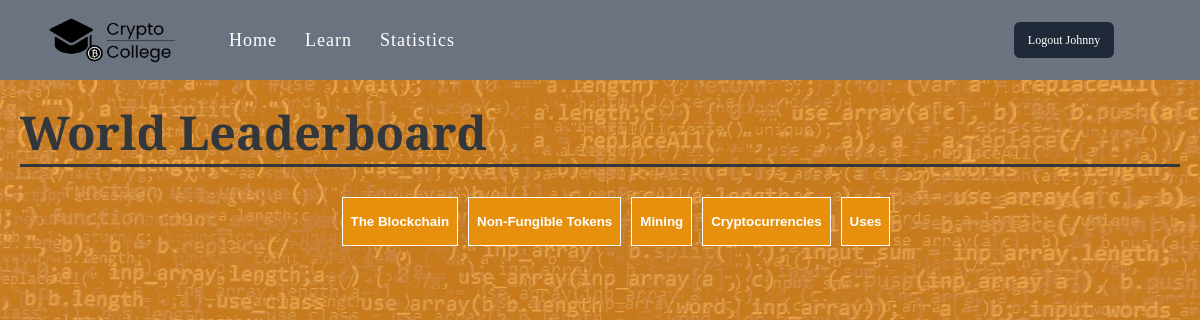
Screenshot of /statistics (signed in) with the database file from the repository.
### app/models.py (models this page shows, shortened)
class User(UserMixin, db.Model):
    id = db.Column(db.Integer, primary_key=True)
    username = db.Column(db.String(64), unique=True)
    email = db.Column(db.String(128), unique=True)
    password_hash = db.Column(db.String(128))
    userresults = db.relationship('UserResult', backref='user', lazy=True)

class Quiz(db.Model):
    id = db.Column(db.Integer, primary_key=True)
    quizname = db.Column(db.String(128))
    questions = db.relationship('Question', backref='quiz', lazy=True)
    'Return all questions that belong to the topic of this quiz'
    'Return a specific question from a quiz'

### app/routes.py (the view)
@app.route('/statistics')
def statistics():
    quizResults = QuizResult.getResultsForAllQuizzes()
    return render_template('Statistics.html', title='Statistics', results=quizResults, quizzes=Quiz.query.all())

### app/models.py (called while the page is built)
@login.user_loader
def load_user(id):
    return User.query.get(int(id))

    def getResultsForAllQuizzes():
        results = []
        for quiz in Quiz.query.all():
            quizResults = QuizResult.getResultsForQuiz(quiz.id)
            results.append((quiz.id, quizResults))
        return results

    def getResultsForQuiz(quizId):
        results = []
        rank = 1
        for quizResult in QuizResult.query.filter_by(quizid=quizId).order_by(QuizResult.score.desc()).limit(10):
            userId = UserResult.query.filter_by(userid=quizResult.userresultid).first().userid
            username = User.query.filter_by(id=userId).first().username
            results.append((username, quizResult.score, rank))
            rank += 1
        return results

### app/templates/Statistics.html (shortened to what this page needs)
{%extends "layout.html"%}
{%block content%}
<div>
    <h1
        style="font-size: 35pt; border-bottom-style:solid; margin:20px; font-family: 'Crimson Text', serif; color: #32373c;">
        World Leaderboard</h1>
    <div class="stats-tabs-container">
        <nav class="stats-tabs flex" aria-label="tabs">
            {% for quiz in quizzes%}
            <button id="quiz-select-{{quiz.id}}" onclick="selectQuiz(event)"
                class="quiz-select">{{quiz.quizname}}</button>
            {% endfor %}
        </nav>
    </div>
</div>
{%endblock%}

### app/templates/layout.html (shortened to what this page needs)
<!DOCTYPE html>
<html lang="en">
<head>
    <link rel="stylesheet" href="../static/CSS/Content.css">
    <link rel="stylesheet" href="../static/CSS/Style.css" />
    <link rel="stylesheet" href="../static/CSS/Assessment.css" />
    <link rel="stylesheet" href="../static/CSS/Lesson.css" />
    <link rel="stylesheet" href="../static/CSS/Layout.css" />
    <link rel="stylesheet" href="../static/CSS/Statistics.css" />
    <link rel="stylesheet" href="../static/CSS/Login+Registration.css" />
</head>
<body>
    <section>
        <header>
            <div id="topbar">
                <div id="brand">
                    <img src="../static/Pictures/logo.png" alt="logo">
                </div>
                <nav id="topbar-nav">
                    <a href="/" class="navbar-item">Home</a>
                    <a href="/lesson" class="navbar-item">Learn</a>
                    <a href="/statistics" class="navbar-item">Statistics</a>
                </nav>
                <div id="login-container">
                    <div class="flex">
                        {% if current_user.is_authenticated == False %}
                        <a class="login-button background-indigo" href="{{ url_for('login') }}">
                            <div id="login-button">Login</div>
                        </a>
                        <a class="login-button background-darkgray" id="register-button-area"
                            href="{{ url_for('register') }}">
                            <div id="register-button">Register</div>
                        </a>
                        {% else %}
                        <a class="login-button background-darkgray" href="{{ url_for('logout') }}">
                            <div>Logout {{current_user.username}}</div>
                        </a>
                        {% endif %}
                    </div>
                </div>
            </div>
        </header>
    </section>
    <section id="main">
        {% block content %}{% endblock %}
    </section>
</body>
</html>

### app/static/CSS/Style.css (style rules this page uses)
html, body { height: 100%; background-color: #f7931a; margin: 0; padding: 0; background-image: linear-gradient(rgba(247, 147, 26, 0.8), rgba(247, 147, 26, 0.8)), url('../Pictures/codeblauw.jpg'); background-size: cover; background-repeat: repeat-y; }
.flex { display: flex; }
.background-darkgray { --tw-bg-opacity: 1; background-color: rgba(31, 41, 55, var(--tw-bg-opacity)); }

### app/static/CSS/Layout.css (style rules this page uses)
header { --tw-bg-opacity: 1; background-color: rgba(107, 114, 128, var(--tw-bg-opacity)); }
#topbar { padding: 5px; display: flex; flex-direction: column; }
@media (min-width: 640px) { #topbar { padding: 15px 40px; flex-direction: row; } }
#topbar-nav { display: flex; flex-direction: column; text-align: center; padding-top: 20px; color: white; }
@media (min-width: 640px) { #topbar-nav { flex-direction: row; padding: 0 25px; } }
.navbar-item { padding: 6px 14px; text-decoration: none; color: white; display: flex; align-items: center; justify-content: center; font-size: 18px; letter-spacing: 1px; font-family: ui-serif, Georgia, "Times New Roman", Times, serif; }
#brand { display: flex; justify-content: center; }
#brand>img { width: 150px; height: 50px; }
.login-button { text-decoration: none; display: inline-flex; padding: 10px 10px; margin: 0 6px; font-size: 12px; color: white; font-weight: 400; border-width: 1px; border-color: transparent; line-height: 1rem; border-radius: 0.375rem; justify-content: center; width: 80px; }
#login-container { display: flex; align-items: center; margin-left: auto; margin-right: 40px; }

### app/static/CSS/Statistics.css (style rules this page uses)
.stats-tabs-container { border-bottom-width: 1px; --tw-border-opacity: 1; border-color: rgba(229, 231, 235, var(--tw-border-opacity)); padding: 10px; }
.stats-tabs { --tw-space-x-reverse: 0; margin-right: calc(2rem * var(--tw-space-x-reverse)); margin-left: calc(2rem * calc(1 - var(--tw-space-x-reverse))); justify-content: center; }
.stats-tabs > button { margin-left: 5px; margin-right: 5px; border-style: solid; border-width: 1px; border-color: white; padding-top: 1rem; padding-bottom: 1rem; padding-left: 0.5rem; padding-right: 0.5rem; white-space: nowrap; background-color: #e7900e; color: white; font-weight: 700; cursor: pointer; }

### rows the page displays
User: username "Johnny"
Quiz: quizname "The Blockchain"
Quiz: quizname "Non-Fungible Tokens"
Quiz: quizname "Mining"
Quiz: quizname "Cryptocurrencies"
Quiz: quizname "Uses"
